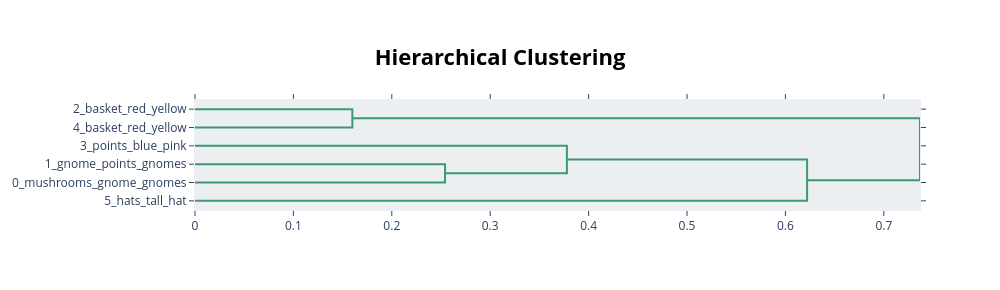

Source (notebook cell):
### Markdown cell above
Fig 3C

### Code cell
topic_model.visualize_hierarchy(top_n_topics=6)

### Figure 1 — Plotly figure (JSON) as saved in the notebook; plotly's stock layout.template omitted (floating-point values rounded to 4 significant figures)
{"data": [{"hoverinfo": "text", "marker": {"color": "rgb(61,153,112)"}, "mode": "lines", "type": "scatter", "x": [0.0, 0.1599, 0.1599, 0.0], "xaxis": "x", "y": [-5.0, -5.0, -15.0, -15.0], "yaxis": "y"}, {"hoverinfo": "text", "marker": {"color": "rgb(61,153,112)"}, "mode": "lines", "type": "scatter", "x": [0.0, 0.2541, 0.2541, 0.0], "xaxis": "x", "y": [-35.0, -35.0, -45.0, -45.0], "yaxis": "y"}, {"hoverinfo": "text", "marker": {"color": "rgb(61,153,112)"}, "mode": "lines", "type": "scatter", "x": [0.0, 0.3779, 0.3779, 0.2541], "xaxis": "x", "y": [-25.0, -25.0, -40.0, -40.0], "yaxis": "y"}, {"hoverinfo": "text", "marker": {"color": "rgb(61,153,112)"}, "mode": "lines", "type": "scatter", "x": [0.3779, 0.622, 0.622, 0.0], "xaxis": "x", "y": [-32.5, -32.5, -55.0, -55.0], "yaxis": "y"}, {"hoverinfo": "text", "marker": {"color": "rgb(61,153,112)"}, "mode": "lines", "type": "scatter", "x": [0.1599, 0.7368, 0.7368, 0.622], "xaxis": "x", "y": [-10.0, -10.0, -43.75, -43.75], "yaxis": "y"}], "layout": {"autosize": false, "height": 290, "hoverlabel": {"bgcolor": "white", "font": {"family": "Rockwell", "size": 16}}, "hovermode": "closest", "plot_bgcolor": "#ECEFF1", "showlegend": false, "title": {"font": {"color": "Black", "size": 22}, "text": "<b>Hierarchical Clustering</b>", "x": 0.5, "xanchor": "center", "yanchor": "top"}, "width": 1000, "xaxis": {"mirror": "allticks", "rangemode": "tozero", "showgrid": false, "showline": true, "showticklabels": true, "ticks": "outside", "type": "linear", "zeroline": false}, "yaxis": {"mirror": "allticks", "range": [-60, 0], "rangemode": "tozero", "showgrid": false, "showline": true, "showticklabels": true, "tickmode": "array", "ticks": "outside", "ticktext": ["2_basket_red_yellow", "4_basket_red_yellow", "3_points_blue_pink", "1_gnome_points_gnomes", "0_mushrooms_gnome_gnomes", "5_hats_tall_hat"], "tickvals": [-5, -15, -25, -35, -45, -55], "type": "linear", "zeroline": false}}}
